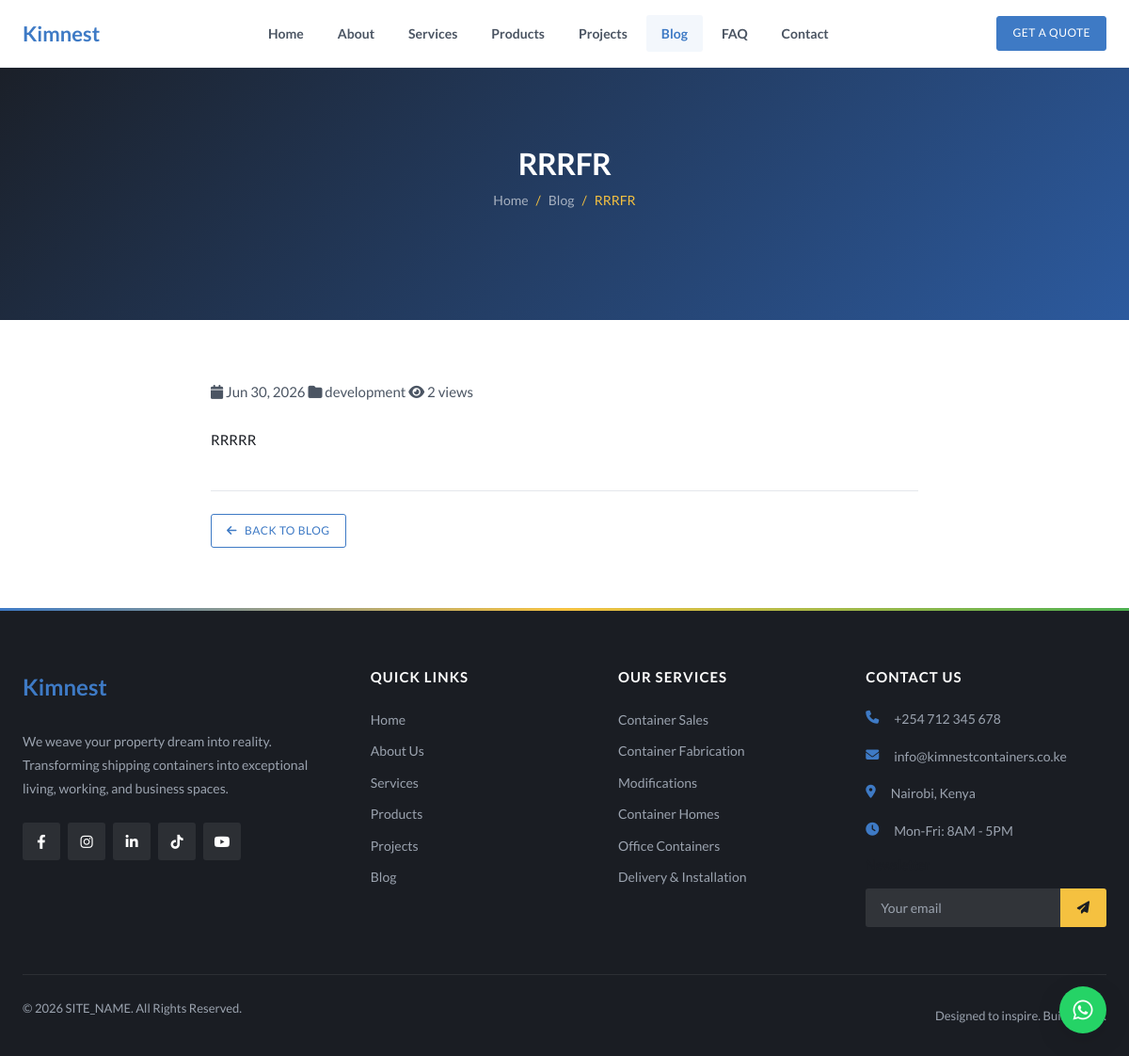
Page /pages/blog-post.php?slug=rrrfr on the committed database.
### tables this page shows
CREATE TABLE blog_posts (
    id INT AUTO_INCREMENT PRIMARY KEY,
    title VARCHAR(255) NOT NULL,
    slug VARCHAR(255) NOT NULL UNIQUE,
    excerpt TEXT,
    content LONGTEXT NOT NULL,
    image VARCHAR(255),
    category VARCHAR(100),
    status ENUM('draft', 'published') DEFAULT 'draft',
    views INT DEFAULT 0,
    created_at TIMESTAMP DEFAULT CURRENT_TIMESTAMP,
    updated_at TIMESTAMP DEFAULT CURRENT_TIMESTAMP ON UPDATE CURRENT_TIMESTAMP
);

CREATE TABLE site_settings (
    id INT AUTO_INCREMENT PRIMARY KEY,
    setting_key VARCHAR(100) NOT NULL UNIQUE,
    setting_value TEXT,
    created_at TIMESTAMP DEFAULT CURRENT_TIMESTAMP,
    updated_at TIMESTAMP DEFAULT CURRENT_TIMESTAMP ON UPDATE CURRENT_TIMESTAMP
);

### includes/functions.php (called while the page is built, shortened)
<?php
require_once __DIR__ . '/db.php';
function formatDate($date, $format = 'M d, Y') {
    return date($format, strtotime($date));
}
function getPostBySlug($slug) {
    global $pdo;
    $stmt = $pdo->prepare("SELECT * FROM blog_posts WHERE slug = ? AND status = 'published'");
    $stmt->execute([$slug]);
    return $stmt->fetch();
}
function truncate($text, $length = 100) {
    if (strlen($text) <= $length) return $text;
    return substr($text, 0, $length) . '...';
}
function getSetting($key, $default = '') {
    global $pdo;
    $stmt = $pdo->prepare("SELECT setting_value FROM site_settings WHERE setting_key = ?");
    $stmt->execute([$key]);
    $result = $stmt->fetch();
    return $result ? $result['setting_value'] : $default;
}

### pages/blog-post.php (the view, shortened to what this page needs)
<?php
require_once __DIR__ . '/../includes/functions.php';
$slug = $_GET['slug'] ?? '';
$post = getPostBySlug($slug);
include __DIR__ . '/../includes/header.php';
$heroBg = getContent('blog', 'hero', 'bg_image', '');
$heroOverlay = getContent('blog', 'hero', 'overlay_color', '#1a2e4a');
?>
<section class="page-banner page-banner--tall" <?php if (!empty($heroBg)): ?>style="background-image: linear-gradient(<?= $heroOverlay ?>dd, <?= $heroOverlay ?>ee), url(<?= BASE_URL ?>/<?= htmlspecialchars($heroBg) ?>); background-size: cover; background-position: center;"<?php endif; ?>>
    <div class="container">
        <h1><?= htmlspecialchars($post['title']) ?></h1>
        <div class="breadcrumb">
            <a href="<?= BASE_URL ?>/">Home</a> <span>/</span> <a href="<?= BASE_URL ?>/blog">Blog</a> <span>/</span> <span><?= truncate($post['title'], 30) ?></span>
        </div>
    </div>
</section>
<section class="section">
    <div class="container" style="max-width: 800px;">
        <div class="blog-meta" style="margin-bottom: var(--space-lg);">
            <span><i class="fas fa-calendar"></i> <?= formatDate($post['created_at']) ?></span>
            <?php if ($post['category']): ?>
                <span><i class="fas fa-folder"></i> <?= $post['category'] ?></span>
            <?php endif; ?>
            <span><i class="fas fa-eye"></i> <?= $post['views'] ?> views</span>
        </div>
        <article style="line-height: 1.8; color: var(--dark);">
            <?= nl2br($post['content']) ?>
        </article>
        <div style="border-top: 1px solid var(--gray-200); margin-top: var(--space-2xl); padding-top: var(--space-lg);">
            <a href="<?= BASE_URL ?>/blog" class="btn btn-outline-primary"><i class="fas fa-arrow-left"></i> Back to Blog</a>
        </div>
    </div>
</section>
<?php include __DIR__ . '/../includes/footer.php'; ?>

### includes/footer.php (shortened to what this page needs)
    </main>
    <footer class="footer">
        <div class="container">
            <div class="footer-grid">
                <div class="footer-col">
                    <a href="<?= BASE_URL ?>/" class="footer-logo">
                        <span class="logo-text">Kim<span>nest</span></span>
                    </a>
                    <p><?= htmlspecialchars(getSetting('site_tagline', 'We weave your property dream into reality. Transforming shipping containers into exceptional living, working, and business spaces.')) ?></p>
                    <div class="social-links">
                        <a href="<?= getSetting('facebook_url', '#') ?>" target="_blank"><i class="fab fa-facebook-f"></i></a>
                        <a href="<?= getSetting('instagram_url', '#') ?>" target="_blank"><i class="fab fa-instagram"></i></a>
                        <a href="<?= getSetting('linkedin_url', '#') ?>" target="_blank"><i class="fab fa-linkedin-in"></i></a>
                        <a href="<?= getSetting('tiktok_url', '#') ?>" target="_blank"><i class="fab fa-tiktok"></i></a>
                        <a href="<?= getSetting('youtube_url', '#') ?>" target="_blank"><i class="fab fa-youtube"></i></a>
                    </div>
                </div>
                <div class="footer-links-group">
                    <div class="footer-col">
                        <h3>Quick Links</h3>
                        <ul class="footer-links">
                            <li><a href="<?= BASE_URL ?>/">Home</a></li>
                            <li><a href="<?= BASE_URL ?>/about">About Us</a></li>
                            <li><a href="<?= BASE_URL ?>/services">Services</a></li>
                            <li><a href="<?= BASE_URL ?>/products">Products</a></li>
                            <li><a href="<?= BASE_URL ?>/projects">Projects</a></li>
                            <li><a href="<?= BASE_URL ?>/blog">Blog</a></li>
                        </ul>
                    </div>
                    <div class="footer-col">
                        <h3>Our Services</h3>
                        <ul class="footer-links">
                            <li><a href="<?= BASE_URL ?>/services#sales">Container Sales</a></li>
                            <li><a href="<?= BASE_URL ?>/services#fabrication">Container Fabrication</a></li>
                            <li><a href="<?= BASE_URL ?>/services#modifications">Modifications</a></li>
                            <li><a href="<?= BASE_URL ?>/services#homes">Container Homes</a></li>
                            <li><a href="<?= BASE_URL ?>/services#offices">Office Containers</a></li>
                            <li><a href="<?= BASE_URL ?>/services#delivery">Delivery & Installation</a></li>
                        </ul>
                    </div>
                </div>
                <div class="footer-col">
                    <h3>Contact Us</h3>
                    <ul class="footer-contact">
                        <li><i class="fas fa-phone"></i> <?= getSetting('site_phone', SITE_PHONE) ?></li>
                        <li><i class="fas fa-envelope"></i> <?= getSetting('site_email', SITE_EMAIL) ?></li>
                        <li><i class="fas fa-map-marker-alt"></i> <?= getSetting('site_address', 'Nairobi, Kenya') ?></li>
                        <li><i class="fas fa-clock"></i> Mon-Fri: 8AM - 5PM</li>
                    </ul>
                    <div class="newsletter">
                        <h4>Newsletter</h4>
                        <form class="newsletter-form" id="newsletterForm" action="<?= BASE_URL ?>/api/newsletter.php">
                            <input type="email" name="email" placeholder="Your email" required>
                            <button type="submit"><i class="fas fa-paper-plane"></i></button>
                        </form>
                    </div>
                </div>
            </div>
            <div class="footer-bottom">
                <p>&copy; <?= date('Y') ?> <?= SITE_NAME ?>. All Rights Reserved.</p>
                <p>Designed to inspire. Built to last.</p>
            </div>
        </div>
    </footer>
    <a href="https://wa.me/<?= getSetting('site_whatsapp', SITE_WHATSAPP) ?>" class="whatsapp-float" target="_blank">
        <i class="fab fa-whatsapp"></i>
    </a>
</body>
</html>

### rows in the picture
blog_posts: title "RRRFR", created_at "Jun 30, 2026", category "development", views "2", content "RRRRR"
site_settings: setting_value "We weave your property dream into reality. Transforming shipping containers into exceptional living, working, and business spaces."
site_settings: setting_value "+254 712 345 678"
site_settings: setting_value "info@kimnestcontainers.co.ke"
site_settings: setting_value "Nairobi, Kenya"

### other values in the picture
SITE_NAME "SITE_NAME"
